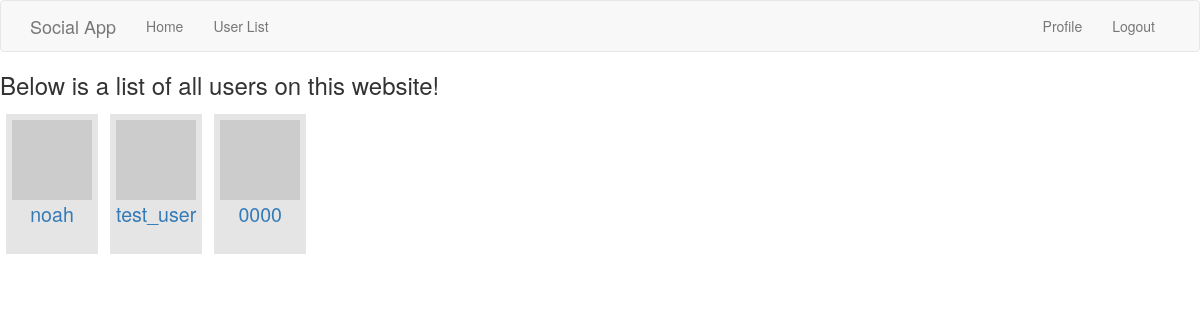
Page /user-list (signed in) on the committed database.
### app/models.py (models this page shows, shortened)
class User(UserMixin, db.Model):
    id = db.Column(db.Integer, primary_key=True)
    username = db.Column(db.String(64), index=True, unique=True)
    about_me = db.Column(db.String(140))
    password_hash = db.Column(db.String(128))
    posts = db.relationship('Post', backref='author', lazy='dynamic')
    friends_list = db.relationship(
        'User', secondary=friends,
        primaryjoin=(friends.c.friend_id == id),
        secondaryjoin=(friends.c.friended_id == id),
        backref=db.backref('friends', lazy='dynamic'), lazy='dynamic')
    def avatar(self, size):
        digest = md5(self.username.lower().encode('utf-8')).hexdigest()
        return 'https://www.gravatar.com/avatar/{}?d=identicon&s={}'.format(
            digest, size)
    @login.user_loader
    def load_user(id):
        return User.query.get(int(id))

### app/routes.py (the view)
@app.route('/user-list')
@login_required
def user_list():
    users = User.query.all()
    return render_template('user_list.html', title='User List', users=users)

### app/routes.py (called while the page is built)
@app.before_request
def before_request():
    if current_user.is_authenticated:
        current_user.last_seen = datetime.utcnow()
        db.session.commit()

### app/templates/user_list.html
{% extends "base.html" %}
{% block content %}
    <h3>Below is a list of all users on this website!</h3>
    <div class="user-list">
    {% for user in users %}
      <div class="user-list-item">
        <a class="user-list-icon" href="{{ url_for('user', username=user.username) }}">
            <img src="{{ user.avatar(128) }}">
        </a>
        <a class="user-list-name" href="{{ url_for('user', username=user.username) }}">{{ user.username }}</a>
        <br>
      </div>
    {% endfor %}
    </div>
{% endblock %}

### app/static/global.css (style rules this page uses)
.user-list { display: flex; justify-content: flex-start; }
.user-list-item { display: flex; flex-direction: column; margin: 6px; padding: 6px; background-color: #e5e5e5; }
.user-list-item a { text-decoration: none; }
.user-list-name { text-align: center; font-size: 1.4em; }

### rows in the picture
User: username "noah"
User: username "test_user"
User: username "0000"
